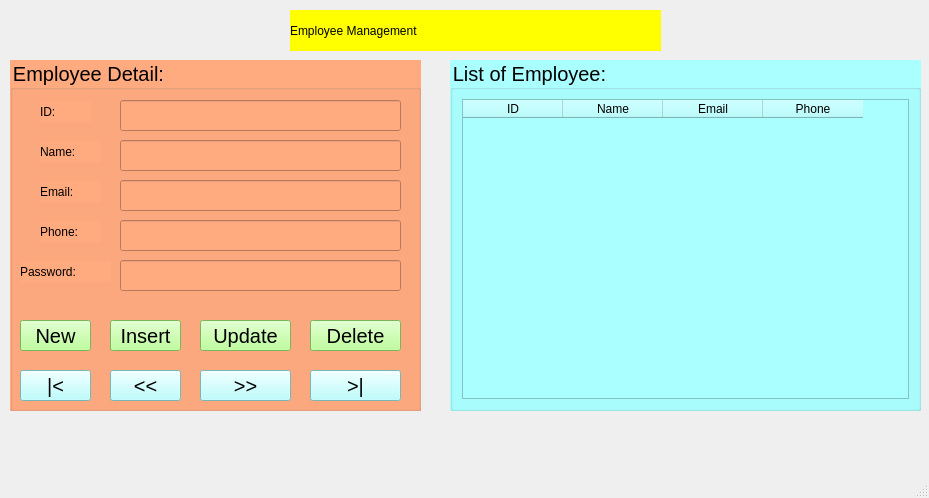
<?xml version="1.0" encoding="UTF-8"?>
<ui version="4.0">
 <class>MainWindow</class>
 <widget class="QMainWindow" name="MainWindow">
  <property name="geometry">
   <rect>
    <x>0</x>
    <y>0</y>
    <width>929</width>
    <height>498</height>
   </rect>
  </property>
  <property name="windowTitle">
   <string>MainWindow</string>
  </property>
  <widget class="QWidget" name="centralwidget">
   <widget class="QGroupBox" name="groupBox">
    <property name="geometry">
     <rect>
      <x>10</x>
      <y>60</y>
      <width>411</width>
      <height>351</height>
     </rect>
    </property>
    <property name="font">
     <font>
      <pointsize>15</pointsize>
     </font>
    </property>
    <property name="styleSheet">
     <string notr="true">background-color: rgb(255, 170, 127);</string>
    </property>
    <property name="title">
     <string>Employee Detail:</string>
    </property>
    <widget class="QLabel" name="label">
     <property name="geometry">
      <rect>
       <x>30</x>
       <y>41</y>
       <width>51</width>
       <height>21</height>
      </rect>
     </property>
     <property name="text">
      <string>ID:</string>
     </property>
    </widget>
    <widget class="QLineEdit" name="lineEditID">
     <property name="geometry">
      <rect>
       <x>110</x>
       <y>40</y>
       <width>281</width>
       <height>31</height>
      </rect>
     </property>
    </widget>
    <widget class="QLineEdit" name="lineEditName">
     <property name="geometry">
      <rect>
       <x>110</x>
       <y>80</y>
       <width>281</width>
       <height>31</height>
      </rect>
     </property>
    </widget>
    <widget class="QLabel" name="label_2">
     <property name="geometry">
      <rect>
       <x>30</x>
       <y>81</y>
       <width>61</width>
       <height>21</height>
      </rect>
     </property>
     <property name="text">
      <string>Name:</string>
     </property>
    </widget>
    <widget class="QLineEdit" name="lineEditEmail">
     <property name="geometry">
      <rect>
       <x>110</x>
       <y>120</y>
       <width>281</width>
       <height>31</height>
      </rect>
     </property>
    </widget>
    <widget class="QLabel" name="label_3">
     <property name="geometry">
      <rect>
       <x>30</x>
       <y>121</y>
       <width>61</width>
       <height>21</height>
      </rect>
     </property>
     <property name="text">
      <string>Email:</string>
     </property>
    </widget>
    <widget class="QLineEdit" name="lineEditPhone">
     <property name="geometry">
      <rect>
       <x>110</x>
       <y>160</y>
       <width>281</width>
       <height>31</height>
      </rect>
     </property>
    </widget>
    <widget class="QLabel" name="label_4">
     <property name="geometry">
      <rect>
       <x>30</x>
       <y>161</y>
       <width>61</width>
       <height>21</height>
      </rect>
     </property>
     <property name="text">
      <string>Phone:</string>
     </property>
    </widget>
    <widget class="QLineEdit" name="lineEditPassword">
     <property name="geometry">
      <rect>
       <x>110</x>
       <y>200</y>
       <width>281</width>
       <height>31</height>
      </rect>
     </property>
    </widget>
    <widget class="QLabel" name="label_5">
     <property name="geometry">
      <rect>
       <x>10</x>
       <y>201</y>
       <width>91</width>
       <height>21</height>
      </rect>
     </property>
     <property name="text">
      <string>Password:</string>
     </property>
    </widget>
    <widget class="QPushButton" name="pushButtonNew">
     <property name="geometry">
      <rect>
       <x>10</x>
       <y>260</y>
       <width>71</width>
       <height>31</height>
      </rect>
     </property>
     <property name="font">
      <font>
       <pointsize>15</pointsize>
      </font>
     </property>
     <property name="styleSheet">
      <string notr="true">background-color: rgb(170, 255, 127);</string>
     </property>
     <property name="text">
      <string>New</string>
     </property>
    </widget>
    <widget class="QPushButton" name="pushButtonInsert">
     <property name="geometry">
      <rect>
       <x>100</x>
       <y>260</y>
       <width>71</width>
       <height>31</height>
      </rect>
     </property>
     <property name="font">
      <font>
       <pointsize>15</pointsize>
      </font>
     </property>
     <property name="styleSheet">
      <string notr="true">background-color: rgb(170, 255, 127);</string>
     </property>
     <property name="text">
      <string>Insert</string>
     </property>
    </widget>
    <widget class="QPushButton" name="pushButtonUpdate">
     <property name="geometry">
      <rect>
       <x>190</x>
       <y>260</y>
       <width>91</width>
       <height>31</height>
      </rect>
     </property>
     <property name="font">
      <font>
       <pointsize>15</pointsize>
      </font>
     </property>
     <property name="styleSheet">
      <string notr="true">background-color: rgb(170, 255, 127);</string>
     </property>
     <property name="text">
      <string>Update</string>
     </property>
    </widget>
    <widget class="QPushButton" name="pushButtonDelete">
     <property name="geometry">
      <rect>
       <x>300</x>
       <y>260</y>
       <width>91</width>
       <height>31</height>
      </rect>
     </property>
     <property name="font">
      <font>
       <pointsize>15</pointsize>
      </font>
     </property>
     <property name="styleSheet">
      <string notr="true">background-color: rgb(170, 255, 127);</string>
     </property>
     <property name="text">
      <string>Delete</string>
     </property>
    </widget>
    <widget class="QPushButton" name="pushButtonLast">
     <property name="geometry">
      <rect>
       <x>300</x>
       <y>310</y>
       <width>91</width>
       <height>31</height>
      </rect>
     </property>
     <property name="font">
      <font>
       <pointsize>15</pointsize>
      </font>
     </property>
     <property name="styleSheet">
      <string notr="true">background-color: rgb(170, 255, 255);</string>
     </property>
     <property name="text">
      <string>&gt;|</string>
     </property>
    </widget>
    <widget class="QPushButton" name="pushButtonFirst">
     <property name="geometry">
      <rect>
       <x>10</x>
       <y>310</y>
       <width>71</width>
       <height>31</height>
      </rect>
     </property>
     <property name="font">
      <font>
       <pointsize>15</pointsize>
      </font>
     </property>
     <property name="styleSheet">
      <string notr="true">background-color: rgb(170, 255, 255);</string>
     </property>
     <property name="text">
      <string>|&lt;</string>
     </property>
    </widget>
    <widget class="QPushButton" name="pushButtonPrevious">
     <property name="geometry">
      <rect>
       <x>100</x>
       <y>310</y>
       <width>71</width>
       <height>31</height>
      </rect>
     </property>
     <property name="font">
      <font>
       <pointsize>15</pointsize>
      </font>
     </property>
     <property name="styleSheet">
      <string notr="true">background-color: rgb(170, 255, 255);</string>
     </property>
     <property name="text">
      <string>&lt;&lt;</string>
     </property>
    </widget>
    <widget class="QPushButton" name="pushButtonNext">
     <property name="geometry">
      <rect>
       <x>190</x>
       <y>310</y>
       <width>91</width>
       <height>31</height>
      </rect>
     </property>
     <property name="font">
      <font>
       <pointsize>15</pointsize>
      </font>
     </property>
     <property name="styleSheet">
      <string notr="true">background-color: rgb(170, 255, 255);</string>
     </property>
     <property name="text">
      <string>&gt;&gt;</string>
     </property>
    </widget>
   </widget>
   <widget class="QGroupBox" name="groupBox_2">
    <property name="geometry">
     <rect>
      <x>450</x>
      <y>60</y>
      <width>471</width>
      <height>351</height>
     </rect>
    </property>
    <property name="font">
     <font>
      <pointsize>15</pointsize>
     </font>
    </property>
    <property name="styleSheet">
     <string notr="true">background-color: rgb(170, 255, 255);</string>
    </property>
    <property name="title">
     <string>List of Employee:</string>
    </property>
    <layout class="QVBoxLayout" name="verticalLayout">
     <item>
      <widget class="QTableWidget" name="tableWidgetEmployee">
       <property name="font">
        <font>
         <pointsize>12</pointsize>
        </font>
       </property>
       <column>
        <property name="text">
         <string>ID</string>
        </property>
       </column>
       <column>
        <property name="text">
         <string>Name</string>
        </property>
       </column>
       <column>
        <property name="text">
         <string>Email</string>
        </property>
       </column>
       <column>
        <property name="text">
         <string>Phone</string>
        </property>
       </column>
      </widget>
     </item>
    </layout>
   </widget>
   <widget class="QLabel" name="label_6">
    <property name="geometry">
     <rect>
      <x>290</x>
      <y>10</y>
      <width>371</width>
      <height>41</height>
     </rect>
    </property>
    <property name="styleSheet">
     <string notr="true">font: 26pt &quot;MS Shell Dlg 2&quot;;
background-color: rgb(255, 255, 0);</string>
    </property>
    <property name="text">
     <string>Employee Management</string>
    </property>
   </widget>
  </widget>
  <widget class="QMenuBar" name="menubar">
   <property name="geometry">
    <rect>
     <x>0</x>
     <y>0</y>
     <width>929</width>
     <height>22</height>
    </rect>
   </property>
  </widget>
  <widget class="QStatusBar" name="statusbar"/>
 </widget>
 <resources/>
 <connections/>
</ui>
